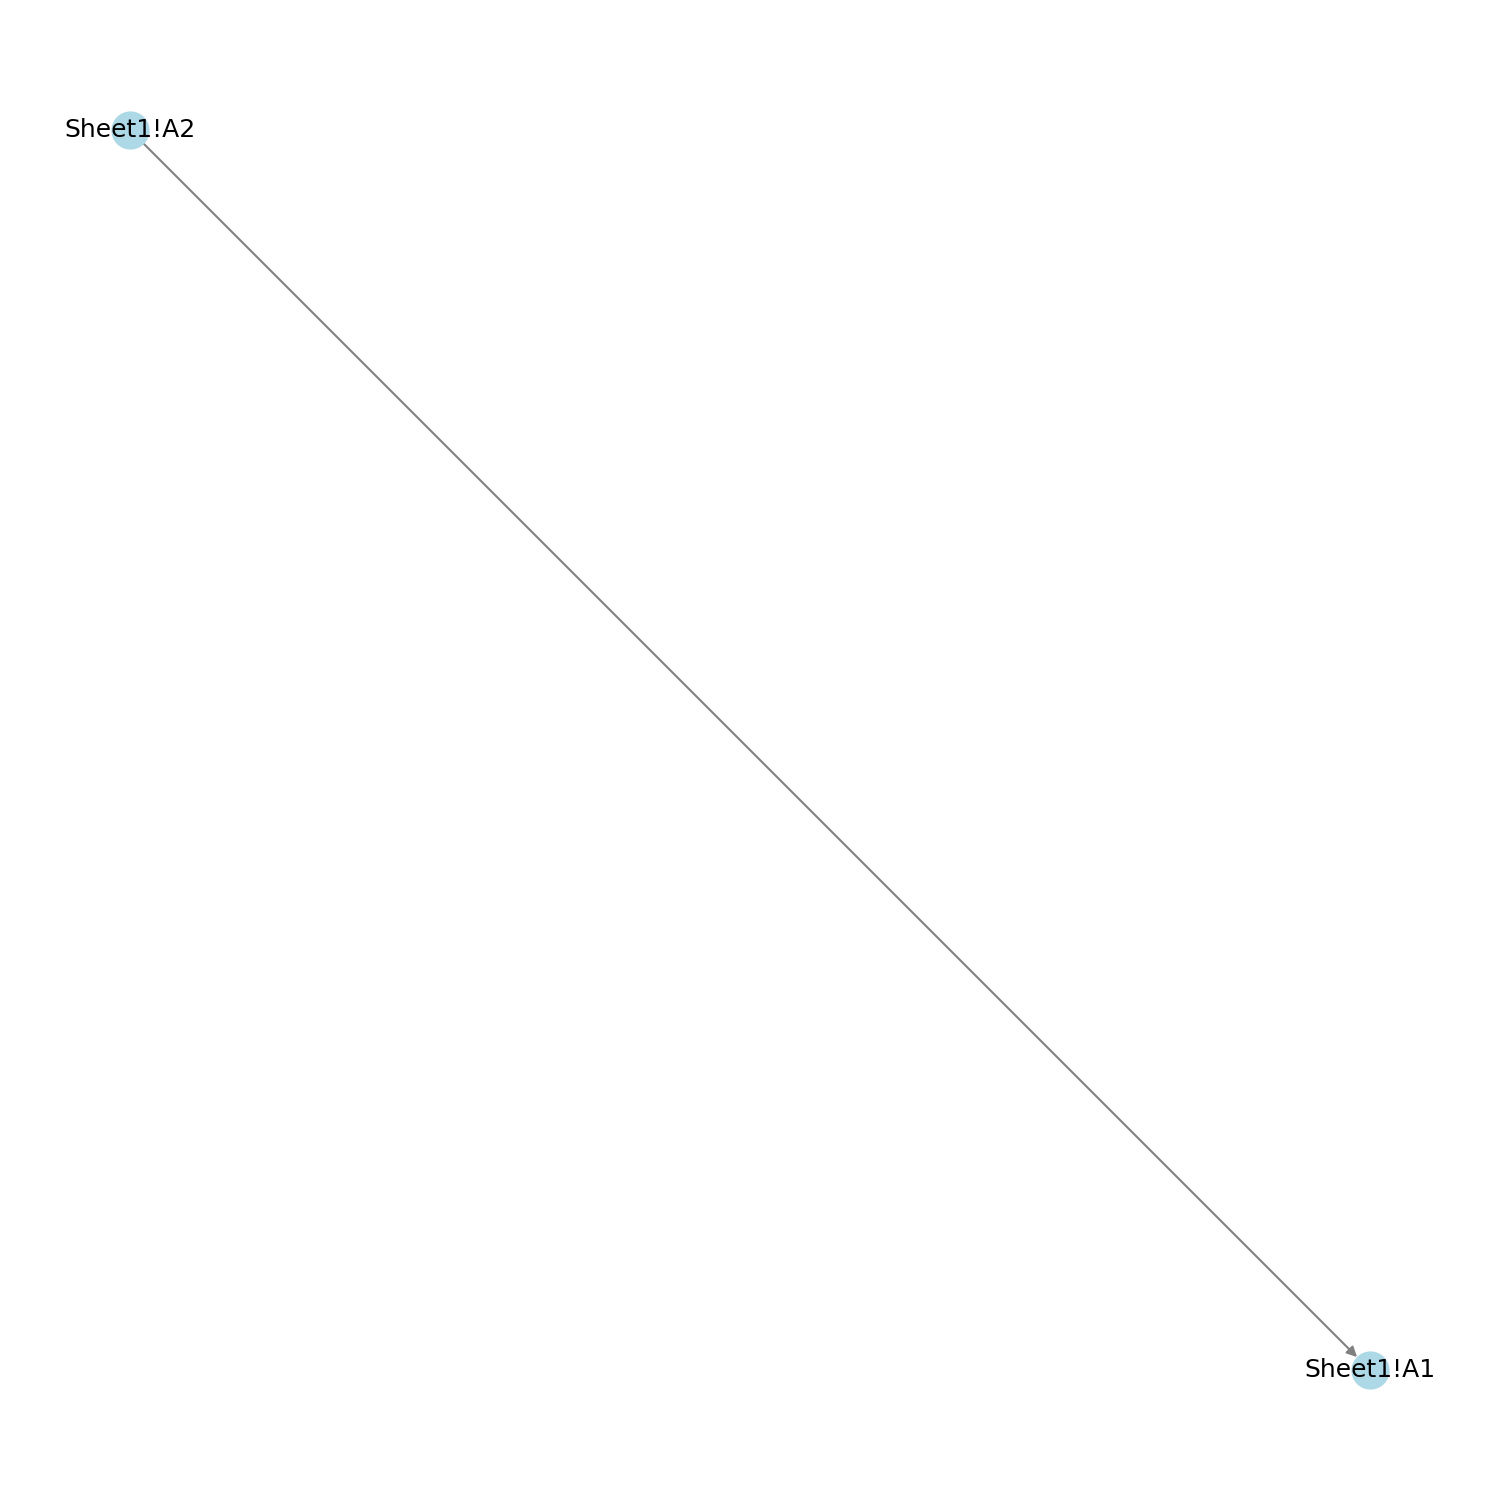

Python code for this plot:
from pathlib import Path
from pprint import pprint

import matplotlib.pyplot as plt
import networkx as nx

from excel_grapher.grapher import create_dependency_graph, to_networkx

if __name__ == "__main__":
    # Path to the workbook to extract the graph from
    WORKBOOK_PATH: Path = Path("examples/micro-workbooks/02-two-cell-linear-dependency.xlsx")
    TARGET: str = "Sheet1!A2"

    # Extract the graph from the workbook with A2 as the target
    print(f"Extracting graph from {WORKBOOK_PATH} with target {TARGET}...")
    graph = create_dependency_graph(WORKBOOK_PATH, [TARGET], load_values=False)

    # Print the graph object's type and field names
    print(f"\nGraph type: {type(graph)}\nGraph fields: {graph.__dataclass_fields__.keys()}\n")

    # Print the graph
    pprint(graph, indent=4)

    # Export to networkx and write to file
    G = to_networkx(graph)
    plt.figure(figsize=(10, 10))
    pos = nx.spring_layout(G, seed=42)
    nx.draw(G, pos, with_labels=True, arrows=True, node_color="lightblue", edge_color="gray")
    plt.title("Dependency Graph")
    plt.axis("off")
    plt.tight_layout()
    plt.savefig("examples/micro-workbooks/02-two-cell-linear-dependency.png", dpi=150)
